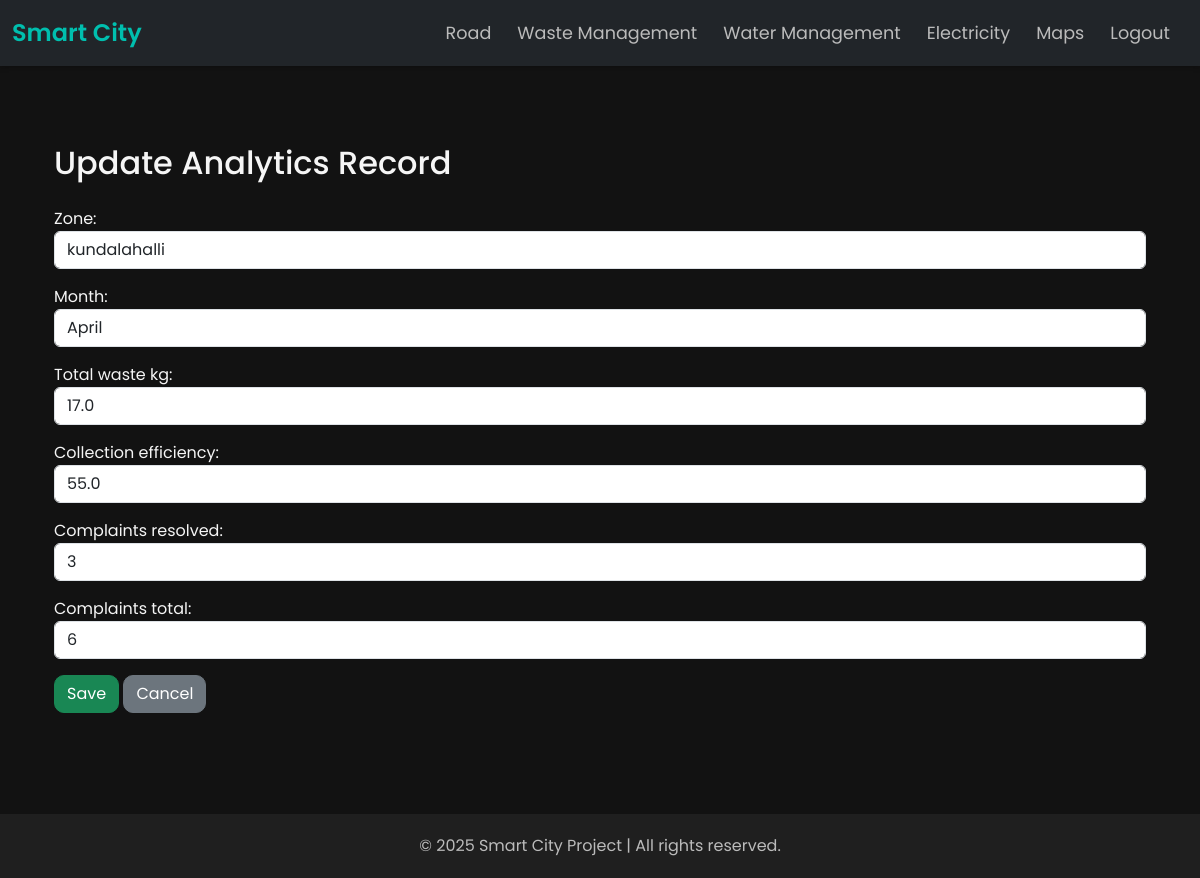
Screenshot of /waste_management/analytics/update/1/ with the database file from the repository.
### waste_management/models.py (models this page shows, shortened)
class WasteAnalytics(models.Model):
    zone = models.CharField(max_length=100)
    month = models.CharField(max_length=20)  # e.g., "April 2025"
    total_waste_kg = models.FloatField()
    collection_efficiency = models.FloatField(help_text="Percentage of scheduled bins collected")
    complaints_resolved = models.IntegerField()
    complaints_total = models.IntegerField()

### waste_management/views.py (the view)
# urls.py: path('analytics/update/<int:pk>/', views.waste_analytics_update, name='waste_analytics_update'),
def waste_analytics_update(request, pk):
    analytics = get_object_or_404(WasteAnalytics, pk=pk)
    if request.method == 'POST':
        form = WasteAnalyticsForm(request.POST, instance=analytics)
        if form.is_valid():
            form.save()
            messages.success(request, 'Analytics record updated successfully.')
            return redirect('waste_management:waste_analytics_list')
    else:
        form = WasteAnalyticsForm(instance=analytics)
    return render(request, 'waste_management/waste_analytics_form.html', {'form': form})

### waste_management/forms.py
class WasteAnalyticsForm(forms.ModelForm):
    class Meta:
        model = WasteAnalytics
        fields = [
            'zone',
            'month',
            'total_waste_kg',
            'collection_efficiency',
            'complaints_resolved',
            'complaints_total',
        ]
        widgets = {
            'zone': forms.TextInput(attrs={'class': 'form-control'}),
            'month': forms.TextInput(attrs={'class': 'form-control', 'placeholder': 'e.g., April 2025'}),
            'total_waste_kg': forms.NumberInput(attrs={'class': 'form-control'}),
            'collection_efficiency': forms.NumberInput(attrs={'class': 'form-control', 'step': '0.01'}),
            'complaints_resolved': forms.NumberInput(attrs={'class': 'form-control'}),
            'complaints_total': forms.NumberInput(attrs={'class': 'form-control'}),
        }

### waste_management/templates/waste_management/waste_analytics_form.html (shortened to what this page needs)
{% extends 'base_generic.html' %}
{% block content %}
<div class="container py-4">
    <h2 class="mb-4">{{ form.instance.pk|yesno:"Update Analytics Record,Add New Analytics Record" }}</h2>
    <form method="post">
        <div class="mb-3">
            {{ form.zone.label_tag }} {{ form.zone }}
        </div>
        <div class="mb-3">
            {{ form.month.label_tag }} {{ form.month }}
        </div>
        <div class="mb-3">
            {{ form.total_waste_kg.label_tag }} {{ form.total_waste_kg }}
        </div>
        <div class="mb-3">
            {{ form.collection_efficiency.label_tag }} {{ form.collection_efficiency }}
        </div>
        <div class="mb-3">
            {{ form.complaints_resolved.label_tag }} {{ form.complaints_resolved }}
        </div>
        <div class="mb-3">
            {{ form.complaints_total.label_tag }} {{ form.complaints_total }}
        </div>
        <button type="submit" class="btn btn-success">Save</button>
        <a href="{% url 'waste_management:waste_analytics_list' %}" class="btn btn-secondary">Cancel</a>
    </form>
</div>
{% endblock %}

### templates/base_generic.html (style rules this page uses)
body { background-color: #121212; font-family: 'Poppins', sans-serif; color: #f5f5f5; margin: 0; }
.container { min-height: 80vh; padding-top: 30px; padding-bottom: 30px; }
.btn { border-radius: 10px; transition: all 0.3s ease; }
.navbar, .container, .footer { animation: fadeIn 0.8s ease-out; }

### rows the page displays
WasteAnalytics: instance.pk "Update Analytics Record", zone "kundalahalli", month "April", total_waste_kg "17.0", collection_efficiency "55.0", complaints_resolved "3", complaints_total "6"
